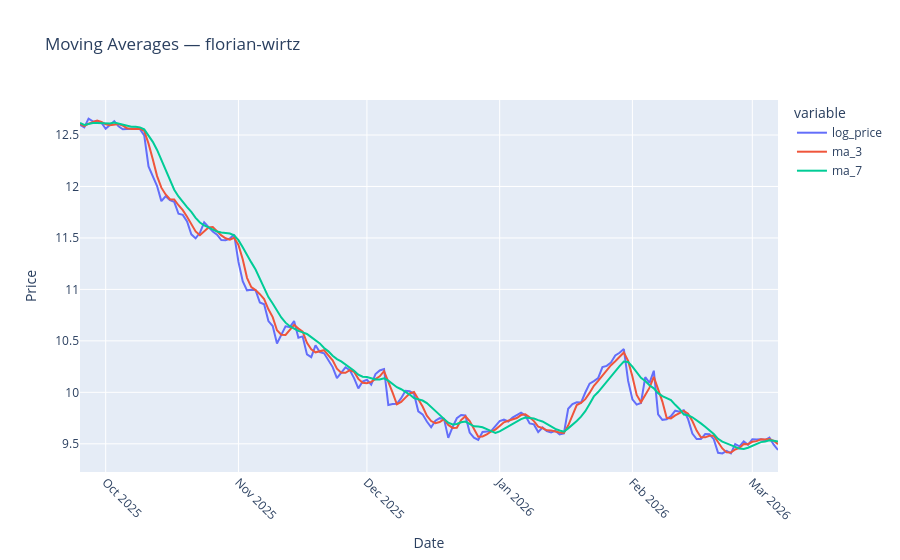

The code cell stored with this chart in its notebook:
### Markdown cell above
## 7. Visualizing Moving Averages

Moving averages smooth out noise and capture trend direction.

### Code cell
sample_player = df_features["player_name"].unique()[0]
player_data = df_features[df_features["player_name"] == sample_player]

fig = px.line(player_data, x="date", y=["log_price", "ma_3", "ma_7"], title=f"Moving Averages — {sample_player}")
fig.update_xaxes(title_text="Date", tickangle=45)
fig.update_yaxes(title_text="Price")
fig.show()

### Figure 1 — Plotly figure (JSON) as saved in the notebook; plotly's stock layout.template omitted (floating-point values rounded to 4 significant figures; data arrays with more than 128 entries replaced by an {"elided": "..."} marker saying what was removed)
{"data": [{"hovertemplate": "variable=log_price<br>date=%{x}<br>value=%{y}<extra></extra>", "legendgroup": "log_price", "line": {"color": "#636efa", "dash": "solid"}, "marker": {"symbol": "circle"}, "mode": "lines", "name": "log_price", "orientation": "v", "showlegend": true, "type": "scatter", "x": {"elided": "164 str values"}, "xaxis": "x", "y": {"elided": "164 float values"}, "yaxis": "y"}, {"hovertemplate": "variable=ma_3<br>date=%{x}<br>value=%{y}<extra></extra>", "legendgroup": "ma_3", "line": {"color": "#EF553B", "dash": "solid"}, "marker": {"symbol": "circle"}, "mode": "lines", "name": "ma_3", "orientation": "v", "showlegend": true, "type": "scatter", "x": {"elided": "164 str values"}, "xaxis": "x", "y": {"elided": "164 float values"}, "yaxis": "y"}, {"hovertemplate": "variable=ma_7<br>date=%{x}<br>value=%{y}<extra></extra>", "legendgroup": "ma_7", "line": {"color": "#00cc96", "dash": "solid"}, "marker": {"symbol": "circle"}, "mode": "lines", "name": "ma_7", "orientation": "v", "showlegend": true, "type": "scatter", "x": {"elided": "164 str values"}, "xaxis": "x", "y": {"elided": "164 float values"}, "yaxis": "y"}], "layout": {"legend": {"title": {"text": "variable"}, "tracegroupgap": 0}, "title": {"text": "Moving Averages — florian-wirtz"}, "xaxis": {"anchor": "y", "domain": [0, 1], "tickangle": 45, "title": {"text": "Date"}}, "yaxis": {"anchor": "x", "domain": [0, 1], "title": {"text": "Price"}}}}
